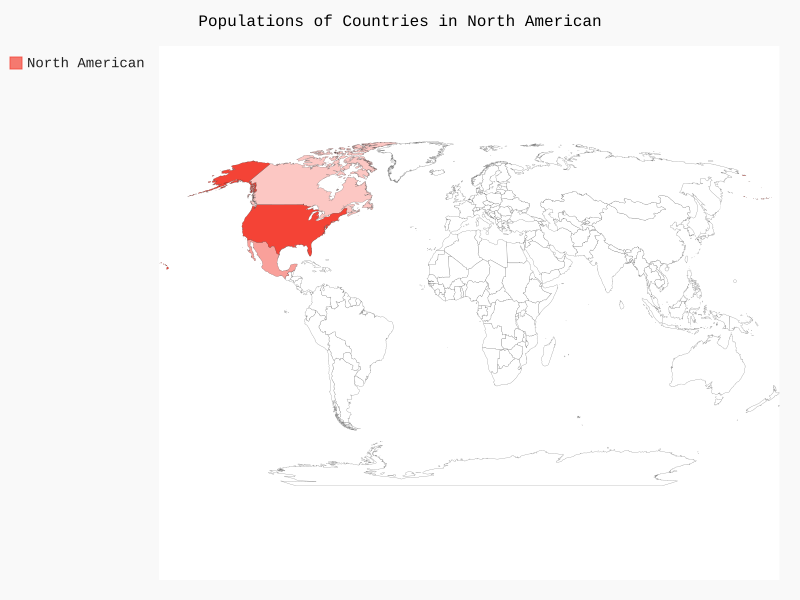

Reproduce this figure in Python.
import pygal
from pygal_maps_world.maps import World

wm= World()
wm.title="Populations of Countries in North American"

wm.add('North American',{'ca':34126000,'us':309349000,'mx':113423000})

wm.render_to_file('na_populations.svg')
